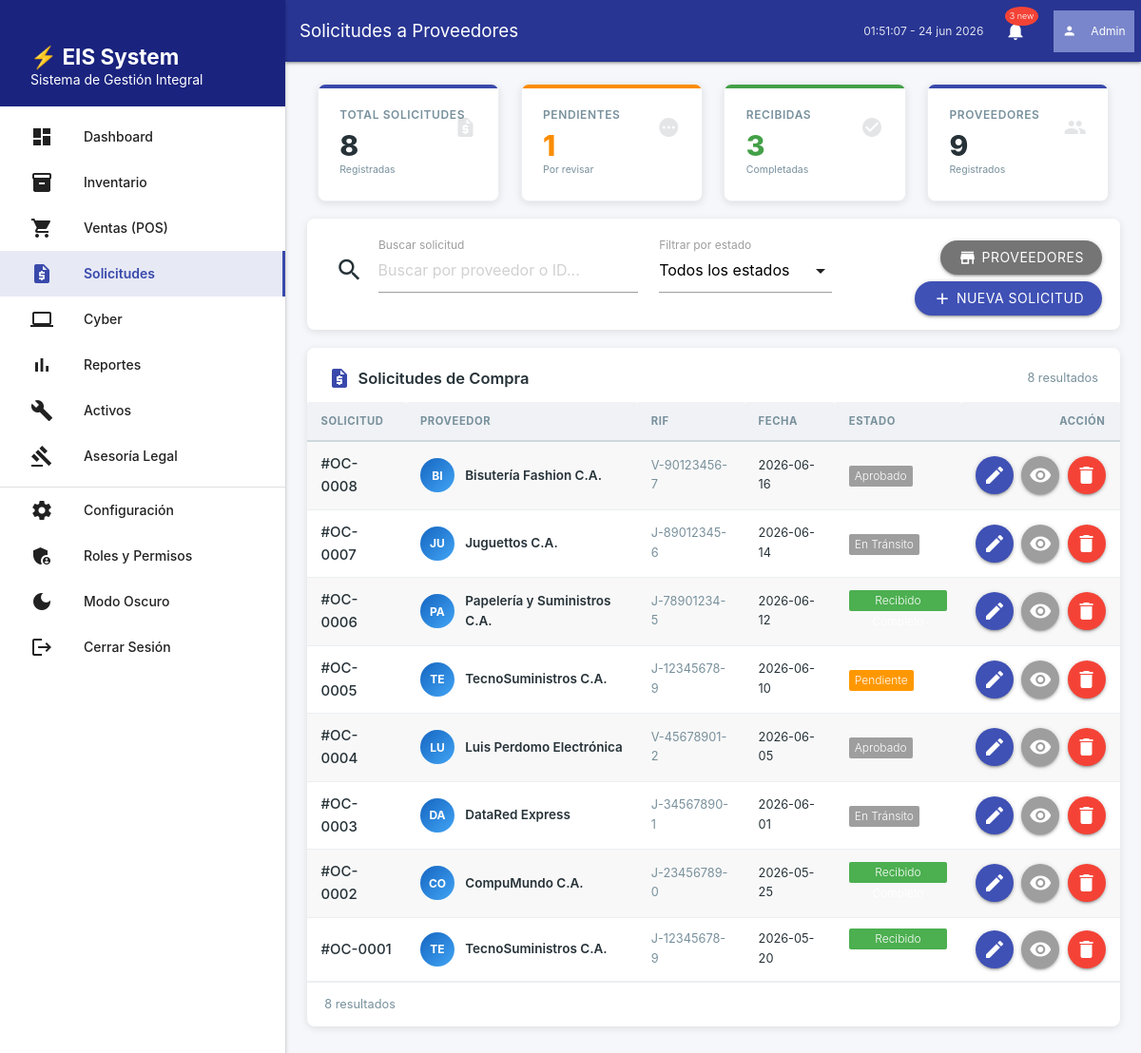
Page /?pagina=proveedores (signed in) on the committed database.
### tables this page shows
CREATE TABLE orden_abastecimiento
(
    id              INT PRIMARY KEY AUTO_INCREMENT,
    numero_de_orden VARCHAR(50) not null,
    fecha           DATE        not null,
    fk_proveedor    INT,
    fk_status       INT,
    FOREIGN KEY (fk_proveedor) REFERENCES proveedores (id),
    FOREIGN KEY (fk_status) REFERENCES status_seguimiento (id)
);

CREATE TABLE proveedores
(
    id       INT PRIMARY KEY AUTO_INCREMENT,
    rif      VARCHAR(20) UNIQUE NOT NULL,
    nombre   VARCHAR(100)       not null,
    email    VARCHAR(100)       not null,
    telefono VARCHAR(20)        not null
);

CREATE TABLE status_seguimiento
(
    id     INT PRIMARY KEY AUTO_INCREMENT,
    status VARCHAR(50) NOT NULL
);

### app/core/router.php (called while the page is built, shortened)
<?php
class Router
{
    private string $pagina;
    public function __construct()
    {
        $this->pagina = $this->resolvePage();
    }
    public function handle(): void
    {
        $this->renderView();
    }
    private function resolvePage(): string
    {
        $pagina = 'login';
        if (!empty($_GET['pagina'])) {
            $pagina = $_GET['pagina'];
        }
        return $pagina;
    }
    private function renderView(): void
    {
        $rutaVista = __DIR__ . '/../Views/' . $this->pagina . '.php';
        $this->renderWithLayout($rutaVista);
    }
    private function renderWithLayout(string $contentView): void
    {
        require __DIR__ . '/../template/layout.php';
    }
}

### index.php (called while the page is built, shortened)
<?php
$router = new Router();
$router->handle();

### app/core/Database.php (called while the page is built, shortened)
<?php
class Database
{
    private static ?PDO $instance = null;
    public static function getConnection(): PDO
    {
        if (self::$instance === null) {
            $host = 'localhost';
            $db   = 'zona_web_lara';
            $user = 'root';
            $pass = '';
            $charset = 'utf8mb4';
            $dns = "mysql:host=$host;dbname=$db;charset=$charset";
            $options = [
                PDO::ATTR_ERRMODE            => PDO::ERRMODE_EXCEPTION,
                PDO::ATTR_DEFAULT_FETCH_MODE => PDO::FETCH_ASSOC,
                PDO::ATTR_EMULATE_PREPARES   => false,
            ];
            try {
                self::$instance = new PDO($dns, $user, $pass, $options);
            } catch (PDOException $e) {
                throw new PDOException($e->getMessage(), (int)$e->getCode());
            }
        }
        return self::$instance;
    }
}

### app/core/Model.php (called while the page is built, shortened)
<?php
abstract class Model
{
    public function __construct()
    {
        $this->db = Database::getConnection();
    }
}

### app/Models/Proveedor.php (called while the page is built, shortened)
<?php
class Proveedor extends Model
{
    public function obtenerOrdenes(): array
    {
        $stmt = $this->db->query("
            SELECT oa.id, oa.numero_de_orden, oa.fecha,
                   p.id AS proveedor_id, p.nombre AS proveedor_nombre, p.rif,
                   ss.id AS status_id, ss.status AS estado
            FROM orden_abastecimiento oa
            LEFT JOIN proveedores p ON oa.fk_proveedor = p.id
            LEFT JOIN status_seguimiento ss ON oa.fk_status = ss.id
            ORDER BY oa.fecha DESC
        ");
        return $stmt->fetchAll();
    }
    public function totalSolicitudes(): int
    {
        $stmt = $this->db->query("SELECT COUNT(*) AS total FROM orden_abastecimiento");
        return (int)$stmt->fetch()['total'];
    }
    public function totalProveedores(): int
    {
        $stmt = $this->db->query("SELECT COUNT(*) AS total FROM proveedores");
        return (int)$stmt->fetch()['total'];
    }
    public function contarPorEstado(): array
    {
        $stmt = $this->db->query("
            SELECT ss.status AS estado, COUNT(*) AS total
            FROM orden_abastecimiento oa
            LEFT JOIN status_seguimiento ss ON oa.fk_status = ss.id
            GROUP BY ss.status
        ");
        return $stmt->fetchAll();
    }
}

### app/Views/proveedores.php (the view, shortened to what this page needs)
<?php
$provModel = new Proveedor();
$ordenes   = $provModel->obtenerOrdenes();
$kpis      = $provModel->contarPorEstado();
$total     = $provModel->totalSolicitudes();
$pendientes = 0; $recibidas = 0;
foreach ($kpis as $row) {
    $est = strtolower($row['estado']);
    if (str_contains($est, 'pend')) $pendientes = (int)$row['total'];
    elseif (str_contains($est, 'recib')) $recibidas = (int)$row['total'];
}
$totalProv = $provModel->totalProveedores();
?>
<div class="row" style="margin-bottom:1.25rem;">
    <div class="col s12 m6 l3">
        <div class="metric-card" style="margin:0;">
            <div class="metric-icon"><i class="material-icons">request_quote</i></div>
            <div class="metric-label">Total Solicitudes</div>
            <div class="metric-value" id="kpi-total"><?php echo $total; ?></div>
            <div style="color:var(--text-muted);font-size:0.7rem;margin-top:0.25rem;">Registradas</div>
        </div>
    </div>
    <div class="col s12 m6 l3">
        <div class="metric-card warning" style="margin:0;">
            <div class="metric-icon"><i class="material-icons">pending</i></div>
            <div class="metric-label">Pendientes</div>
            <div class="metric-value" style="color:var(--warning);" id="kpi-pendientes"><?php echo $pendientes; ?></div>
            <div style="color:var(--text-muted);font-size:0.7rem;margin-top:0.25rem;">Por revisar</div>
        </div>
    </div>
    <div class="col s12 m6 l3">
        <div class="metric-card success" style="margin:0;">
            <div class="metric-icon"><i class="material-icons">check_circle</i></div>
            <div class="metric-label">Recibidas</div>
            <div class="metric-value" style="color:var(--success);" id="kpi-recibidas"><?php echo $recibidas; ?></div>
            <div style="color:var(--text-muted);font-size:0.7rem;margin-top:0.25rem;">Completadas</div>
        </div>
    </div>
    <div class="col s12 m6 l3">
        <div class="metric-card" style="margin:0;">
            <div class="metric-icon"><i class="material-icons">people</i></div>
            <div class="metric-label">Proveedores</div>
            <div class="metric-value" id="kpi-proveedores"><?php echo $totalProv; ?></div>
            <div style="color:var(--text-muted);font-size:0.7rem;margin-top:0.25rem;">Registrados</div>
        </div>
    </div>
</div>
<div class="card" style="margin-bottom:1.25rem;">
    <div class="card-content" style="padding:1rem 1.25rem;">
        <div class="row valign-wrapper" style="margin-bottom:0;flex-wrap:wrap;">
            <div class="col s12 m12 l5" style="margin-bottom:0;">
                <div class="input-field" style="margin:0;">
                    <i class="material-icons prefix">search</i>
                    <input type="text" id="searchProveedor" placeholder="Buscar por proveedor o ID...">
                    <label for="searchProveedor">Buscar solicitud</label>
                </div>
            </div>
            <div class="col s6 m4 l3" style="margin-bottom:0;">
                <div class="input-field" style="margin:0;">
                    <label>Filtrar por estado</label>
                </div>
            </div>
            <div class="col s6 m4 l4 right-align" style="padding:0.5rem 0 0;display:flex;gap:0.5rem;justify-content:flex-end;flex-wrap:wrap;">
                <button class="btn waves-effect waves-light grey darken-1 btn-ver-proveedores"
                    style="border-radius:24px;display:inline-flex;align-items:center;gap:0.35rem;padding:0 1.25rem;">
                    <i class="material-icons left" style="margin:0;">store</i>
                    <span class="hide-on-small-only">Proveedores</span>
                </button>
                <button class="btn waves-effect waves-light indigo btn-nuevo" data-tipo="solicitud"
                    style="border-radius:24px;display:inline-flex;align-items:center;gap:0.35rem;padding:0 1.25rem;">
                    <i class="material-icons left" style="margin:0;">add</i>
                    <span class="hide-on-small-only">Nueva Solicitud</span>
                </button>
            </div>
        </div>
    </div>
</div>
<div class="card">
    <div class="card-content" style="padding:0;">
        <div style="padding:1.25rem 1.5rem 0;display:flex;align-items:center;justify-content:space-between;flex-wrap:wrap;gap:0.5rem;">
            <span style="font-size:1.1rem;font-weight:600;display:flex;align-items:center;gap:0.5rem;">
                <i class="material-icons" style="color:var(--primary);">request_quote</i> Solicitudes de Compra
            </span>
            <span class="result-count" style="color:var(--text-muted);font-size:0.85rem;"><?php echo count($ordenes); ?> resultados</span>
        </div>
        <div style="overflow-x:auto;margin-top:0.75rem;">
            <table class="striped" id="tabla-ordenes" style="margin-bottom:0;border-collapse:collapse;width:100%;min-width:580px;">
                <thead>
                    <tr style="background:var(--surface-hover);">
                        <th style="padding:0.75rem 1rem;font-size:0.75rem;text-transform:uppercase;letter-spacing:0.05em;color:var(--text-muted);font-weight:700;border-bottom:2px solid var(--border);">Solicitud</th>
                        <th style="padding:0.75rem 1rem;font-size:0.75rem;text-transform:uppercase;letter-spacing:0.05em;color:var(--text-muted);font-weight:700;border-bottom:2px solid var(--border);">Proveedor</th>
                        <th style="padding:0.75rem 1rem;font-size:0.75rem;text-transform:uppercase;letter-spacing:0.05em;color:var(--text-muted);font-weight:700;border-bottom:2px solid var(--border);">RIF</th>
                        <th style="padding:0.75rem 1rem;font-size:0.75rem;text-transform:uppercase;letter-spacing:0.05em;color:var(--text-muted);font-weight:700;border-bottom:2px solid var(--border);">Fecha</th>
                        <th style="padding:0.75rem 1rem;font-size:0.75rem;text-transform:uppercase;letter-spacing:0.05em;color:var(--text-muted);font-weight:700;border-bottom:2px solid var(--border);">Estado</th>
                        <th style="padding:0.75rem 1rem;font-size:0.75rem;text-transform:uppercase;letter-spacing:0.05em;color:var(--text-muted);font-weight:700;border-bottom:2px solid var(--border);text-align:right;">Acción</th>
                    </tr>
                </thead>
                <tbody>
                    <?php if (empty($ordenes)): ?>
                    <tr>
                        <td colspan="6" style="text-align:center;padding:2rem;color:var(--text-muted);">
                            <i class="material-icons" style="font-size:2.5rem;display:block;margin-bottom:0.5rem;">request_quote</i>
                            No hay solicitudes registradas
                        </td>
                    </tr>
                    <?php else: ?>
                    <?php foreach ($ordenes as $o):
                        $color = 'grey';
                        $estado = $o['estado'] ?? 'Sin estado';
                        $e = strtolower($estado);
                        if (str_contains($e, 'pend')) $color = 'orange';
                        elseif (str_contains($e, 'recib')) $color = 'green';
                        elseif (str_contains($e, 'cancel')) $color = 'red';
                    ?>
                    <tr data-id="<?php echo $o['id']; ?>" data-numero="<?php echo htmlspecialchars($o['numero_de_orden']); ?>" style="border-bottom:1px solid var(--border-light);transition:background 0.15s;">
                        <td style="padding:0.75rem 1rem;"><strong>#<?php echo htmlspecialchars($o['numero_de_orden']); ?></strong></td>
                        <td style="padding:0.75rem 1rem;">
                            <div style="display:flex;align-items:center;gap:0.75rem;">
                                <div style="width:36px;height:36px;border-radius:50%;background:linear-gradient(135deg,#1565c0,#42a5f5);display:flex;align-items:center;justify-content:center;flex-shrink:0;color:#fff;font-weight:700;font-size:0.8rem;"><?php echo strtoupper(substr($o['proveedor_nombre'] ?? '?', 0, 2)); ?></div>
                                <div>
                                    <div style="font-weight:600;font-size:0.9rem;"><?php echo htmlspecialchars($o['proveedor_nombre'] ?? 'Sin proveedor'); ?></div>
                                </div>
                            </div>
                        </td>
                        <td style="padding:0.75rem 1rem;color:var(--text-muted);font-size:0.85rem;"><?php echo htmlspecialchars($o['rif'] ?? '-'); ?></td>
                        <td style="padding:0.75rem 1rem;font-size:0.85rem;"><?php echo htmlspecialchars($o['fecha']); ?></td>
                        <td style="padding:0.75rem 1rem;"><span class="new badge <?php echo $color; ?>" data-badge-caption=""><?php echo htmlspecialchars($estado); ?></span></td>
                        <td style="padding:0.75rem 1rem;text-align:right;white-space:nowrap;">
                            <button class="btn-floating waves-effect waves-light indigo tooltipped btn-editar-orden" data-id="<?php echo $o['id']; ?>" data-position="left" data-tooltip="Editar solicitud"><i class="material-icons">edit</i></button>
                            <button class="btn-floating waves-effect waves-light grey tooltipped btn-detalle-orden" data-id="<?php echo $o['id']; ?>" data-position="left" data-tooltip="Ver detalles" style="margin-left:4px;"><i class="material-icons">visibility</i></button>
                            <button class="btn-floating waves-effect waves-light red tooltipped btn-eliminar-orden" data-id="<?php echo $o['id']; ?>" data-numero="<?php echo htmlspecialchars($o['numero_de_orden']); ?>" data-position="left" data-tooltip="Eliminar" style="margin-left:4px;"><i class="material-icons">delete</i></button>
                        </td>
                    </tr>
                    <?php endforeach; ?>
                    <?php endif; ?>
                </tbody>
            </table>
        </div>
        <div style="padding:0.85rem 1.25rem;border-top:1px solid var(--border-light);display:flex;align-items:center;justify-content:space-between;flex-wrap:wrap;gap:0.75rem;">
            <span class="result-count" style="color:var(--text-muted);font-size:0.85rem;"><?php echo count($ordenes); ?> resultados</span>
        </div>
    </div>
</div>

### rows in the picture
orden_abastecimiento: numero_de_orden "OC-0008", fk_proveedor.nombre "BI", fk_proveedor.nombre "Bisutería Fashion C.A.", fk_proveedor.rif "V-90123456-7", fecha "2026-06-16", fk_status.status "Aprobado"
orden_abastecimiento: numero_de_orden "OC-0007", fk_proveedor.nombre "JU", fk_proveedor.nombre "Juguettos C.A.", fk_proveedor.rif "J-89012345-6", fecha "2026-06-14", fk_status.status "En Tránsito"
orden_abastecimiento: numero_de_orden "OC-0006", fk_proveedor.nombre "PA", fk_proveedor.nombre "Papelería y Suministros C.A.", fk_proveedor.rif "J-78901234-5", fecha "2026-06-12", fk_status.status "Recibido Completo"
orden_abastecimiento: numero_de_orden "OC-0005", fk_proveedor.nombre "TE", fk_proveedor.nombre "TecnoSuministros C.A.", fk_proveedor.rif "J-12345678-9", fecha "2026-06-10", fk_status.status "Pendiente"
orden_abastecimiento: numero_de_orden "OC-0004", fk_proveedor.nombre "LU", fk_proveedor.nombre "Luis Perdomo Electrónica", fk_proveedor.rif "V-45678901-2", fecha "2026-06-05", fk_status.status "Aprobado"
orden_abastecimiento: numero_de_orden "OC-0003", fk_proveedor.nombre "DA", fk_proveedor.nombre "DataRed Express", fk_proveedor.rif "J-34567890-1", fecha "2026-06-01", fk_status.status "En Tránsito"
orden_abastecimiento: numero_de_orden "OC-0002", fk_proveedor.nombre "CO", fk_proveedor.nombre "CompuMundo C.A.", fk_proveedor.rif "J-23456789-0", fecha "2026-05-25", fk_status.status "Recibido Completo"
orden_abastecimiento: numero_de_orden "OC-0001", fk_proveedor.nombre "TE", fk_proveedor.nombre "TecnoSuministros C.A.", fk_proveedor.rif "J-12345678-9", fecha "2026-05-20", fk_status.status "Recibido Completo"

### other values in the picture
$pageTitle "Solicitudes a Proveedores"
$total "8"
$pendientes "1"
$recibidas "3"
$totalProv "9"
count($ordenes) "8"
